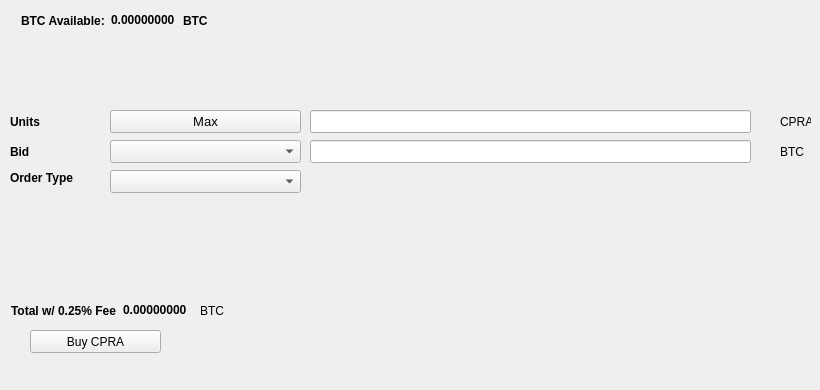
   <widget class="QWidget" name="BuyTab">
    <attribute name="title">
     <string>Buy</string>
    </attribute>
    <widget class="QPushButton" name="BuyCPRA">
     <property name="geometry">
      <rect>
       <x>30</x>
       <y>330</y>
       <width>131</width>
       <height>23</height>
      </rect>
     </property>
     <property name="text">
      <string>Buy CPRA</string>
     </property>
     <property name="icon">
      <iconset resource="../capracoin.qrc">
       <normaloff>:/icons/bitcoin</normaloff>:/icons/bitcoin</iconset>
     </property>
    </widget>
    <widget class="QLabel" name="label_3">
     <property name="geometry">
      <rect>
       <x>10</x>
       <y>110</y>
       <width>46</width>
       <height>23</height>
      </rect>
     </property>
     <property name="font">
      <font>
       <weight>75</weight>
       <bold>true</bold>
      </font>
     </property>
     <property name="text">
      <string>Units</string>
     </property>
    </widget>
    <widget class="QLineEdit" name="UnitsInput">
     <property name="geometry">
      <rect>
       <x>310</x>
       <y>110</y>
       <width>441</width>
       <height>23</height>
      </rect>
     </property>
     <property name="font">
      <font>
       <pointsize>9</pointsize>
       <weight>75</weight>
       <bold>true</bold>
      </font>
     </property>
    </widget>
    <widget class="QLineEdit" name="BuyBidPriceEdit">
     <property name="geometry">
      <rect>
       <x>310</x>
       <y>140</y>
       <width>441</width>
       <height>23</height>
      </rect>
     </property>
     <property name="font">
      <font>
       <pointsize>9</pointsize>
       <weight>75</weight>
       <bold>true</bold>
      </font>
     </property>
    </widget>
    <widget class="QLabel" name="label_4">
     <property name="geometry">
      <rect>
       <x>780</x>
       <y>110</y>
       <width>31</width>
       <height>23</height>
      </rect>
     </property>
     <property name="text">
      <string>CPRA</string>
     </property>
    </widget>
    <widget class="QLabel" name="label_5">
     <property name="geometry">
      <rect>
       <x>780</x>
       <y>140</y>
       <width>31</width>
       <height>23</height>
      </rect>
     </property>
     <property name="text">
      <string>BTC</string>
     </property>
    </widget>
    <widget class="QLabel" name="label_6">
     <property name="geometry">
      <rect>
       <x>10</x>
       <y>140</y>
       <width>46</width>
       <height>23</height>
      </rect>
     </property>
     <property name="font">
      <font>
       <weight>75</weight>
       <bold>true</bold>
      </font>
     </property>
     <property name="text">
      <string>Bid</string>
     </property>
    </widget>
    <widget class="QLabel" name="label_7">
     <property name="geometry">
      <rect>
       <x>10</x>
       <y>170</y>
       <width>91</width>
       <height>16</height>
      </rect>
     </property>
     <property name="font">
      <font>
       <weight>75</weight>
       <bold>true</bold>
      </font>
     </property>
     <property name="text">
      <string>Order Type</string>
     </property>
    </widget>
    <widget class="QPushButton" name="Buy_Max_Amount">
     <property name="geometry">
      <rect>
       <x>110</x>
       <y>110</y>
       <width>191</width>
       <height>23</height>
      </rect>
     </property>
     <property name="font">
      <font>
       <pointsize>10</pointsize>
      </font>
     </property>
     <property name="text">
      <string>Max</string>
     </property>
    </widget>
    <widget class="QComboBox" name="BuyBidcomboBox">
     <property name="geometry">
      <rect>
       <x>110</x>
       <y>140</y>
       <width>191</width>
       <height>23</height>
      </rect>
     </property>
     <property name="font">
      <font>
       <pointsize>10</pointsize>
      </font>
     </property>
    </widget>
    <widget class="QComboBox" name="buyOrdertypeCombo">
     <property name="geometry">
      <rect>
       <x>110</x>
       <y>170</y>
       <width>191</width>
       <height>23</height>
      </rect>
     </property>
     <property name="font">
      <font>
       <pointsize>10</pointsize>
      </font>
     </property>
    </widget>
    <widget class="QWidget" name="layoutWidget1">
     <property name="geometry">
      <rect>
       <x>21</x>
       <y>11</y>
       <width>227</width>
       <height>19</height>
      </rect>
     </property>
     <layout class="QHBoxLayout" name="horizontalLayout_3">
      <item>
       <widget class="QLabel" name="label232">
        <property name="font">
         <font>
          <weight>75</weight>
          <bold>true</bold>
         </font>
        </property>
        <property name="text">
         <string>BTC Available:</string>
        </property>
       </widget>
      </item>
      <item>
       <widget class="QLabel" name="BtcAvailableLbl">
        <property name="palette">
         <palette>
          <active>
           <colorrole role="WindowText">
            <brush brushstyle="SolidPattern">
             <color alpha="255">
              <red>0</red>
              <green>0</green>
              <blue>0</blue>
             </color>
            </brush>
           </colorrole>
           <colorrole role="Button">
            <brush brushstyle="SolidPattern">
             <color alpha="255">
              <red>0</red>
              <green>170</green>
              <blue>0</blue>
             </color>
            </brush>
           </colorrole>
           <colorrole role="Light">
            <brush brushstyle="SolidPattern">
             <color alpha="255">
              <red>0</red>
              <green>255</green>
              <blue>0</blue>
             </color>
            </brush>
           </colorrole>
           <colorrole role="Midlight">
            <brush brushstyle="SolidPattern">
             <color alpha="255">
              <red>0</red>
              <green>212</green>
              <blue>0</blue>
             </color>
            </brush>
           </colorrole>
           <colorrole role="Dark">
            <brush brushstyle="SolidPattern">
             <color alpha="255">
              <red>0</red>
              <green>85</green>
              <blue>0</blue>
             </color>
            </brush>
           </colorrole>
           <colorrole role="Mid">
            <brush brushstyle="SolidPattern">
             <color alpha="255">
              <red>0</red>
              <green>113</green>
              <blue>0</blue>
             </color>
            </brush>
           </colorrole>
           <colorrole role="Text">
            <brush brushstyle="SolidPattern">
             <color alpha="255">
              <red>0</red>
              <green>170</green>
              <blue>0</blue>
             </color>
            </brush>
           </colorrole>
           <colorrole role="BrightText">
            <brush brushstyle="SolidPattern">
             <color alpha="255">
              <red>255</red>
              <green>255</green>
              <blue>255</blue>
             </color>
            </brush>
           </colorrole>
           <colorrole role="ButtonText">
            <brush brushstyle="SolidPattern">
             <color alpha="255">
              <red>0</red>
              <green>0</green>
              <blue>0</blue>
             </color>
            </brush>
           </colorrole>
           <colorrole role="Base">
            <brush brushstyle="SolidPattern">
             <color alpha="255">
              <red>255</red>
              <green>255</green>
              <blue>255</blue>
             </color>
            </brush>
           </colorrole>
           <colorrole role="Window">
            <brush brushstyle="SolidPattern">
             <color alpha="255">
              <red>0</red>
              <green>170</green>
              <blue>0</blue>
             </color>
            </brush>
           </colorrole>
           <colorrole role="Shadow">
            <brush brushstyle="SolidPattern">
             <color alpha="255">
              <red>0</red>
              <green>0</green>
              <blue>0</blue>
             </color>
            </brush>
           </colorrole>
           <colorrole role="AlternateBase">
            <brush brushstyle="SolidPattern">
             <color alpha="255">
              <red>127</red>
              <green>212</green>
              <blue>127</blue>
             </color>
            </brush>
           </colorrole>
           <colorrole role="ToolTipBase">
            <brush brushstyle="SolidPattern">
             <color alpha="255">
              <red>255</red>
              <green>255</green>
              <blue>220</blue>
             </color>
            </brush>
           </colorrole>
           <colorrole role="ToolTipText">
            <brush brushstyle="SolidPattern">
             <color alpha="255">
              <red>0</red>
              <green>0</green>
              <blue>0</blue>
             </color>
            </brush>
           </colorrole>
          </active>
          <inactive>
           <colorrole role="WindowText">
            <brush brushstyle="SolidPattern">
             <color alpha="255">
              <red>0</red>
              <green>0</green>
              <blue>0</blue>
             </color>
            </brush>
           </colorrole>
           <colorrole role="Button">
            <brush brushstyle="SolidPattern">
             <color alpha="255">
              <red>0</red>
              <green>170</green>
              <blue>0</blue>
             </color>
            </brush>
           </colorrole>
           <colorrole role="Light">
            <brush brushstyle="SolidPattern">
             <color alpha="255">
              <red>0</red>
              <green>255</green>
              <blue>0</blue>
             </color>
            </brush>
           </colorrole>
           <colorrole role="Midlight">
            <brush brushstyle="SolidPattern">
             <color alpha="255">
              <red>0</red>
              <green>212</green>
              <blue>0</blue>
             </color>
            </brush>
           </colorrole>
           <colorrole role="Dark">
            <brush brushstyle="SolidPattern">
             <color alpha="255">
              <red>0</red>
              <green>85</green>
              <blue>0</blue>
             </color>
            </brush>
           </colorrole>
           <colorrole role="Mid">
            <brush brushstyle="SolidPattern">
             <color alpha="255">
              <red>0</red>
              <green>113</green>
              <blue>0</blue>
             </color>
            </brush>
           </colorrole>
           <colorrole role="Text">
            <brush brushstyle="SolidPattern">
             <color alpha="255">
              <red>0</red>
              <green>170</green>
              <blue>0</blue>
             </color>
            </brush>
           </colorrole>
           <colorrole role="BrightText">
            <brush brushstyle="SolidPattern">
             <color alpha="255">
              <red>255</red>
              <green>255</green>
              <blue>255</blue>
             </color>
            </brush>
           </colorrole>
           <colorrole role="ButtonText">
            <brush brushstyle="SolidPattern">
             <color alpha="255">
              <red>0</red>
              <green>0</green>
              <blue>0</blue>
             </color>
            </brush>
           </colorrole>
           <colorrole role="Base">
            <brush brushstyle="SolidPattern">
             <color alpha="255">
              <red>255</red>
              <green>255</green>
              <blue>255</blue>
             </color>
            </brush>
           </colorrole>
           <colorrole role="Window">
            <brush brushstyle="SolidPattern">
             <color alpha="255">
              <red>0</red>
              <green>170</green>
              <blue>0</blue>
             </color>
            </brush>
           </colorrole>
           <colorrole role="Shadow">
            <brush brushstyle="SolidPattern">
             <color alpha="255">
              <red>0</red>
              <green>0</green>
              <blue>0</blue>
             </color>
            </brush>
           </colorrole>
           <colorrole role="AlternateBase">
            <brush brushstyle="SolidPattern">
             <color alpha="255">
              <red>127</red>
              <green>212</green>
              <blue>127</blue>
             </color>
            </brush>
           </colorrole>
           <colorrole role="ToolTipBase">
            <brush brushstyle="SolidPattern">
             <color alpha="255">
              <red>255</red>
              <green>255</green>
              <blue>220</blue>
             </color>
            </brush>
           </colorrole>
           <colorrole role="ToolTipText">
            <brush brushstyle="SolidPattern">
             <color alpha="255">
              <red>0</red>
              <green>0</green>
              <blue>0</blue>
             </color>
            </brush>
           </colorrole>
          </inactive>
          <disabled>
           <colorrole role="WindowText">
            <brush brushstyle="SolidPattern">
             <color alpha="255">
              <red>0</red>
              <green>85</green>
              <blue>0</blue>
             </color>
            </brush>
           </colorrole>
           <colorrole role="Button">
            <brush brushstyle="SolidPattern">
             <color alpha="255">
              <red>0</red>
              <green>170</green>
              <blue>0</blue>
             </color>
            </brush>
           </colorrole>
           <colorrole role="Light">
            <brush brushstyle="SolidPattern">
             <color alpha="255">
              <red>0</red>
              <green>255</green>
              <blue>0</blue>
             </color>
            </brush>
           </colorrole>
           <colorrole role="Midlight">
            <brush brushstyle="SolidPattern">
             <color alpha="255">
              <red>0</red>
              <green>212</green>
              <blue>0</blue>
             </color>
            </brush>
           </colorrole>
           <colorrole role="Dark">
            <brush brushstyle="SolidPattern">
             <color alpha="255">
              <red>0</red>
              <green>85</green>
              <blue>0</blue>
             </color>
            </brush>
           </colorrole>
           <colorrole role="Mid">
            <brush brushstyle="SolidPattern">
             <color alpha="255">
              <red>0</red>
              <green>113</green>
              <blue>0</blue>
             </color>
            </brush>
           </colorrole>
           <colorrole role="Text">
            <brush brushstyle="SolidPattern">
             <color alpha="255">
              <red>0</red>
              <green>85</green>
              <blue>0</blue>
             </color>
            </brush>
           </colorrole>
           <colorrole role="BrightText">
            <brush brushstyle="SolidPattern">
             <color alpha="255">
              <red>255</red>
              <green>255</green>
              <blue>255</blue>
             </color>
            </brush>
           </colorrole>
           <colorrole role="ButtonText">
            <brush brushstyle="SolidPattern">
             <color alpha="255">
              <red>0</red>
              <green>85</green>
              <blue>0</blue>
             </color>
            </brush>
           </colorrole>
           <colorrole role="Base">
            <brush brushstyle="SolidPattern">
             <color alpha="255">
              <red>0</red>
              <green>170</green>
              <blue>0</blue>
             </color>
            </brush>
           </colorrole>
           <colorrole role="Window">
            <brush brushstyle="SolidPattern">
             <color alpha="255">
              <red>0</red>
              <green>170</green>
              <blue>0</blue>
             </color>
            </brush>
           </colorrole>
           <colorrole role="Shadow">
            <brush brushstyle="SolidPattern">
             <color alpha="255">
              <red>0</red>
              <green>0</green>
              <blue>0</blue>
             </color>
            </brush>
           </colorrole>
           <colorrole role="AlternateBase">
            <brush brushstyle="SolidPattern">
             <color alpha="255">
              <red>0</red>
              <green>170</green>
              <blue>0</blue>
             </color>
            </brush>
           </colorrole>
           <colorrole role="ToolTipBase">
            <brush brushstyle="SolidPattern">
             <color alpha="255">
              <red>255</red>
              <green>255</green>
              <blue>220</blue>
             </color>
            </brush>
           </colorrole>
           <colorrole role="ToolTipText">
            <brush brushstyle="SolidPattern">
             <color alpha="255">
              <red>0</red>
              <green>0</green>
              <blue>0</blue>
             </color>
            </brush>
           </colorrole>
          </disabled>
         </palette>
        </property>
        <property name="font">
         <font>
          <weight>75</weight>
          <bold>true</bold>
         </font>
        </property>
        <property name="text">
         <string>0.00000000</string>
        </property>
        <property name="textInteractionFlags">
         <set>Qt::LinksAccessibleByMouse|Qt::TextSelectableByKeyboard|Qt::TextSelectableByMouse</set>
        </property>
       </widget>
      </item>
      <item>
       <widget class="QLabel" name="BtcAvailableLbl_2">
        <property name="font">
         <font>
          <weight>75</weight>
          <bold>true</bold>
         </font>
        </property>
        <property name="text">
         <string>BTC</string>
        </property>
       </widget>
      </item>
     </layout>
    </widget>
    <widget class="QWidget" name="layoutWidge2">
     <property name="geometry">
      <rect>
       <x>11</x>
       <y>301</y>
       <width>259</width>
       <height>19</height>
      </rect>
     </property>
     <layout class="QHBoxLayout" name="horizontalLayout_4">
      <item>
       <widget class="QLabel" name="label_9">
        <property name="font">
         <font>
          <weight>75</weight>
          <bold>true</bold>
         </font>
        </property>
        <property name="text">
         <string>Total w/ 0.25% Fee</string>
        </property>
       </widget>
      </item>
      <item>
       <widget class="QLabel" name="BuyCostLabel">
        <property name="palette">
         <palette>
          <active>
           <colorrole role="WindowText">
            <brush brushstyle="SolidPattern">
             <color alpha="255">
              <red>0</red>
              <green>0</green>
              <blue>0</blue>
             </color>
            </brush>
           </colorrole>
           <colorrole role="Button">
            <brush brushstyle="SolidPattern">
             <color alpha="255">
              <red>0</red>
              <green>170</green>
              <blue>0</blue>
             </color>
            </brush>
           </colorrole>
           <colorrole role="Light">
            <brush brushstyle="SolidPattern">
             <color alpha="255">
              <red>0</red>
              <green>255</green>
              <blue>0</blue>
             </color>
            </brush>
           </colorrole>
           <colorrole role="Midlight">
            <brush brushstyle="SolidPattern">
             <color alpha="255">
              <red>0</red>
              <green>212</green>
              <blue>0</blue>
             </color>
            </brush>
           </colorrole>
           <colorrole role="Dark">
            <brush brushstyle="SolidPattern">
             <color alpha="255">
              <red>0</red>
              <green>85</green>
              <blue>0</blue>
             </color>
            </brush>
           </colorrole>
           <colorrole role="Mid">
            <brush brushstyle="SolidPattern">
             <color alpha="255">
              <red>0</red>
              <green>113</green>
              <blue>0</blue>
             </color>
            </brush>
           </colorrole>
           <colorrole role="Text">
            <brush brushstyle="SolidPattern">
             <color alpha="255">
              <red>0</red>
              <green>170</green>
              <blue>0</blue>
             </color>
            </brush>
           </colorrole>
           <colorrole role="BrightText">
            <brush brushstyle="SolidPattern">
             <color alpha="255">
              <red>255</red>
              <green>255</green>
              <blue>255</blue>
             </color>
            </brush>
           </colorrole>
           <colorrole role="ButtonText">
            <brush brushstyle="SolidPattern">
             <color alpha="255">
              <red>0</red>
              <green>0</green>
              <blue>0</blue>
             </color>
            </brush>
           </colorrole>
           <colorrole role="Base">
            <brush brushstyle="SolidPattern">
             <color alpha="255">
              <red>255</red>
              <green>255</green>
              <blue>255</blue>
             </color>
            </brush>
           </colorrole>
           <colorrole role="Window">
            <brush brushstyle="SolidPattern">
             <color alpha="255">
              <red>0</red>
              <green>170</green>
              <blue>0</blue>
             </color>
            </brush>
           </colorrole>
           <colorrole role="Shadow">
            <brush brushstyle="SolidPattern">
             <color alpha="255">
              <red>0</red>
              <green>0</green>
              <blue>0</blue>
             </color>
            </brush>
           </colorrole>
           <colorrole role="AlternateBase">
            <brush brushstyle="SolidPattern">
             <color alpha="255">
              <red>127</red>
              <green>212</green>
              <blue>127</blue>
             </color>
            </brush>
           </colorrole>
           <colorrole role="ToolTipBase">
            <brush brushstyle="SolidPattern">
             <color alpha="255">
              <red>255</red>
              <green>255</green>
              <blue>220</blue>
             </color>
            </brush>
           </colorrole>
           <colorrole role="ToolTipText">
            <brush brushstyle="SolidPattern">
             <color alpha="255">
              <red>0</red>
              <green>0</green>
              <blue>0</blue>
             </color>
            </brush>
           </colorrole>
          </active>
          <inactive>
           <colorrole role="WindowText">
            <brush brushstyle="SolidPattern">
             <color alpha="255">
              <red>0</red>
              <green>0</green>
              <blue>0</blue>
             </color>
            </brush>
           </colorrole>
           <colorrole role="Button">
            <brush brushstyle="SolidPattern">
             <color alpha="255">
              <red>0</red>
              <green>170</green>
              <blue>0</blue>
             </color>
            </brush>
           </colorrole>
           <colorrole role="Light">
            <brush brushstyle="SolidPattern">
             <color alpha="255">
              <red>0</red>
              <green>255</green>
              <blue>0</blue>
             </color>
            </brush>
           </colorrole>
           <colorrole role="Midlight">
            <brush brushstyle="SolidPattern">
             <color alpha="255">
              <red>0</red>
              <green>212</green>
              <blue>0</blue>
             </color>
            </brush>
           </colorrole>
           <colorrole role="Dark">
            <brush brushstyle="SolidPattern">
             <color alpha="255">
              <red>0</red>
              <green>85</green>
              <blue>0</blue>
             </color>
            </brush>
           </colorrole>
           <colorrole role="Mid">
            <brush brushstyle="SolidPattern">
             <color alpha="255">
              <red>0</red>
              <green>113</green>
              <blue>0</blue>
             </color>
            </brush>
           </colorrole>
           <colorrole role="Text">
            <brush brushstyle="SolidPattern">
             <color alpha="255">
              <red>0</red>
              <green>170</green>
              <blue>0</blue>
             </color>
            </brush>
           </colorrole>
           <colorrole role="BrightText">
            <brush brushstyle="SolidPattern">
             <color alpha="255">
              <red>255</red>
              <green>255</green>
              <blue>255</blue>
             </color>
            </brush>
           </colorrole>
           <colorrole role="ButtonText">
            <brush brushstyle="SolidPattern">
             <color alpha="255">
              <red>0</red>
              <green>0</green>
              <blue>0</blue>
             </color>
            </brush>
           </colorrole>
           <colorrole role="Base">
            <brush brushstyle="SolidPattern">
             <color alpha="255">
              <red>255</red>
              <green>255</green>
              <blue>255</blue>
             </color>
            </brush>
           </colorrole>
           <colorrole role="Window">
            <brush brushstyle="SolidPattern">
             <color alpha="255">
              <red>0</red>
              <green>170</green>
              <blue>0</blue>
             </color>
            </brush>
           </colorrole>
           <colorrole role="Shadow">
            <brush brushstyle="SolidPattern">
             <color alpha="255">
              <red>0</red>
              <green>0</green>
              <blue>0</blue>
             </color>
            </brush>
           </colorrole>
           <colorrole role="AlternateBase">
            <brush brushstyle="SolidPattern">
             <color alpha="255">
              <red>127</red>
              <green>212</green>
              <blue>127</blue>
             </color>
            </brush>
           </colorrole>
           <colorrole role="ToolTipBase">
            <brush brushstyle="SolidPattern">
             <color alpha="255">
              <red>255</red>
              <green>255</green>
              <blue>220</blue>
             </color>
            </brush>
           </colorrole>
           <colorrole role="ToolTipText">
            <brush brushstyle="SolidPattern">
             <color alpha="255">
              <red>0</red>
              <green>0</green>
              <blue>0</blue>
             </color>
            </brush>
           </colorrole>
          </inactive>
          <disabled>
           <colorrole role="WindowText">
            <brush brushstyle="SolidPattern">
             <color alpha="255">
              <red>0</red>
              <green>85</green>
              <blue>0</blue>
             </color>
            </brush>
           </colorrole>
           <colorrole role="Button">
            <brush brushstyle="SolidPattern">
             <color alpha="255">
              <red>0</red>
              <green>170</green>
              <blue>0</blue>
             </color>
            </brush>
           </colorrole>
           <colorrole role="Light">
            <brush brushstyle="SolidPattern">
             <color alpha="255">
              <red>0</red>
              <green>255</green>
              <blue>0</blue>
             </color>
            </brush>
           </colorrole>
           <colorrole role="Midlight">
            <brush brushstyle="SolidPattern">
             <color alpha="255">
              <red>0</red>
              <green>212</green>
              <blue>0</blue>
             </color>
            </brush>
           </colorrole>
           <colorrole role="Dark">
            <brush brushstyle="SolidPattern">
             <color alpha="255">
              <red>0</red>
              <green>85</green>
              <blue>0</blue>
             </color>
            </brush>
           </colorrole>
           <colorrole role="Mid">
            <brush brushstyle="SolidPattern">
             <color alpha="255">
              <red>0</red>
              <green>113</green>
              <blue>0</blue>
             </color>
            </brush>
           </colorrole>
           <colorrole role="Text">
            <brush brushstyle="SolidPattern">
             <color alpha="255">
              <red>0</red>
              <green>85</green>
              <blue>0</blue>
             </color>
            </brush>
           </colorrole>
           <colorrole role="BrightText">
            <brush brushstyle="SolidPattern">
             <color alpha="255">
              <red>255</red>
              <green>255</green>
              <blue>255</blue>
             </color>
            </brush>
           </colorrole>
           <colorrole role="ButtonText">
            <brush brushstyle="SolidPattern">
             <color alpha="255">
              <red>0</red>
              <green>85</green>
              <blue>0</blue>
             </color>
            </brush>
           </colorrole>
           <colorrole role="Base">
            <brush brushstyle="SolidPattern">
             <color alpha="255">
              <red>0</red>
              <green>170</green>
              <blue>0</blue>
             </color>
            </brush>
           </colorrole>
           <colorrole role="Window">
            <brush brushstyle="SolidPattern">
             <color alpha="255">
              <red>0</red>
              <green>170</green>
              <blue>0</blue>
             </color>
            </brush>
           </colorrole>
           <colorrole role="Shadow">
            <brush brushstyle="SolidPattern">
             <color alpha="255">
              <red>0</red>
              <green>0</green>
              <blue>0</blue>
             </color>
            </brush>
           </colorrole>
           <colorrole role="AlternateBase">
            <brush brushstyle="SolidPattern">
             <color alpha="255">
              <red>0</red>
              <green>170</green>
              <blue>0</blue>
             </color>
            </brush>
           </colorrole>
           <colorrole role="ToolTipBase">
            <brush brushstyle="SolidPattern">
             <color alpha="255">
              <red>255</red>
              <green>255</green>
              <blue>220</blue>
             </color>
            </brush>
           </colorrole>
           <colorrole role="ToolTipText">
            <brush brushstyle="SolidPattern">
             <color alpha="255">
              <red>0</red>
              <green>0</green>
              <blue>0</blue>
             </color>
            </brush>
           </colorrole>
          </disabled>
         </palette>
        </property>
        <property name="font">
         <font>
          <weight>75</weight>
          <bold>true</bold>
         </font>
        </property>
        <property name="autoFillBackground">
         <bool>false</bool>
        </property>
        <property name="text">
         <string>0.00000000</string>
        </property>
        <property name="textInteractionFlags">
         <set>Qt::LinksAccessibleByMouse|Qt::TextSelectableByMouse</set>
        </property>
       </widget>
      </item>
      <item>
       <widget class="QLabel" name="label_10">
        <property name="font">
         <font>
          <weight>50</weight>
          <bold>false</bold>
         </font>
        </property>
        <property name="text">
         <string>BTC</string>
        </property>
       </widget>
      </item>
     </layout>
    </widget>
    <widget class="QLabel" name="label_24">
     <property name="geometry">
      <rect>
       <x>460</x>
       <y>300</y>
       <width>281</width>
       <height>81</height>
      </rect>
     </property>
     <property name="text">
      <string/>
     </property>
     <property name="pixmap">
      <pixmap>:/images/bittrex</pixmap>
     </property>
    </widget>
   </widget>
